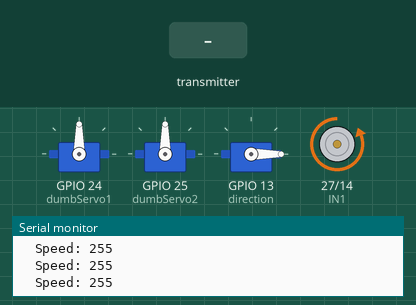
Recording of a sketch running on a simulated ESP32. Parts: 3 × servo, motor-driver pin pairs drawn as motors (green arrow = first pin HIGH = forward, orange = second pin HIGH = backward, longer = more drive, scaled by the enable pin), the last lines printed to the serial monitor. The test bench sets the inputs (shaded band).

Above: at 1.2 s.
1.3 s: the transmitter starts sending pot1 = 1024
At 2.4 s:
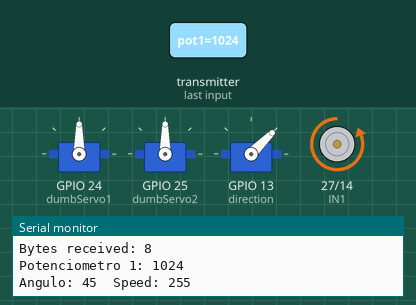
2.8 s: the transmitter starts sending pot2 = 1024
At 3.7 s:
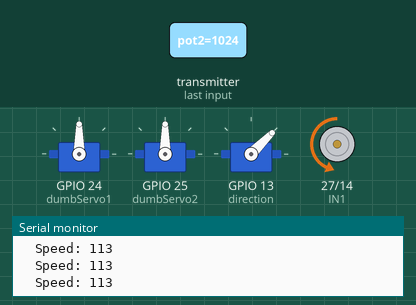
4.3 s: the transmitter starts sending pot1 = 0
At 4.9 s:
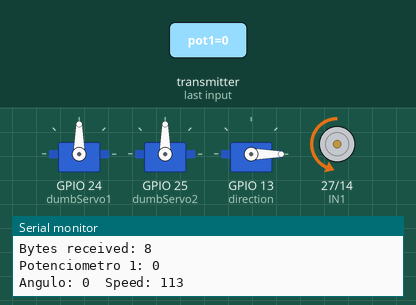
5.8 s: the transmitter starts sending pot2 = 0
At 6.2 s:
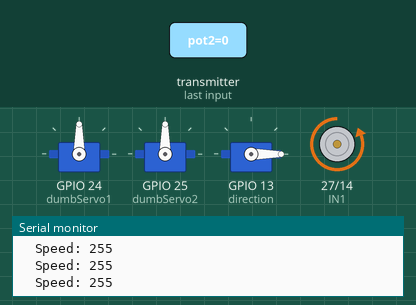
7.3 s: the transmitter starts sending pot1 = 2048
At 8.5 s:
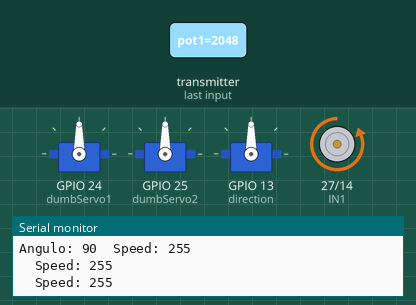
8.8 s: the transmitter starts sending pot2 = 2048
At 9.9 s:
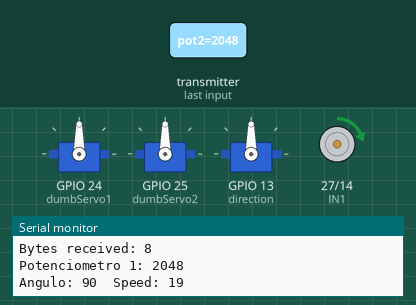
Timing chart, 0 to 11.3 s (numbered marks = the images above; inputs shaded):
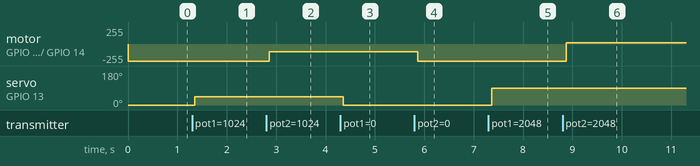

The sketch:

reciever.ino
```cpp
//Reciever
#include <esp_now.h>
#include <WiFi.h>
#include <ESP32Servo.h>

// Structure example to receive data
// Must match the sender structure
typedef struct struct_message {
  int pot1;
  int pot2;
} struct_message;
int angle;
Servo dumbServo1;
Servo dumbServo2;
Servo direction;

#define ENA 16
#define IN1 27
#define IN2 14

// Create a struct_message called myData
struct_message myData;

// callback function that will be executed when data is received
void OnDataRecv(const uint8_t *mac, const uint8_t *incomingData, int len) {
  memcpy(&myData, incomingData, sizeof(myData));
  angle = map(myData.pot1, 0, 4095, 0, 180);
  Serial.print("Bytes received: ");
  Serial.println(len);
  Serial.print("Potenciometro 1: ");
  Serial.println(myData.pot1);
  Serial.print("Angulo: ");
  Serial.print(angle);

}

void controlMotor(int pot) {
  int speed;
  if(pot>1880){
    speed = map(pot, 1880, 4095, 0, 255);
    digitalWrite(IN1, HIGH);
    digitalWrite(IN2, LOW);
    analogWrite(ENA, speed);
  } else if(pot<1850){
    speed = map(pot, 1850, 0, 0, 255);
    digitalWrite(IN1, LOW);
    digitalWrite(IN2, HIGH);
    analogWrite(ENA, speed);
  } else {
    speed = 0;
    digitalWrite(IN1, LOW);
    digitalWrite(IN2, LOW);
    analogWrite(ENA, speed);
  }
  Serial.print("\tSpeed: ");
  Serial.println(speed);
}

void setup() {
  // Initialize Serial Monitor
  Serial.begin(115200);
  dumbServo1.attach(24);
  dumbServo2.attach(25);
  direction.attach(13);
  // Set device as a Wi-Fi Station
  WiFi.mode(WIFI_STA);

  // Init ESP-NOW
  if (esp_now_init() != ESP_OK) {
    Serial.println("Error initializing ESP-NOW");
    return;
  }
  //pinMode(ENA, OUTPUT);
    pinMode(IN1, OUTPUT);
    pinMode(IN2, OUTPUT);
  // Once ESPNow is successfully Init, we will register for recv CB to
  // get recv packer info
  esp_now_register_recv_cb(esp_now_recv_cb_t(OnDataRecv));
}

void loop() {
  direction.write(angle);
  controlMotor(myData.pot2);
  delay(50);
}
```

Measured:
- after the input at 1.3 s, servo on GPIO 13 (direction): 0° → 45° after 0.05 s
- after the input at 2.8 s, motor on GPIO 27 (IN1) / GPIO 14 (IN2): backward 255/255 → backward 113/255 after 0.06 s
- after the input at 4.3 s, servo on GPIO 13 (direction): 45° → 0° after 0.06 s
- after the input at 5.8 s, motor on GPIO 27 (IN1) / GPIO 14 (IN2): backward 113/255 → backward 255/255 after 0.06 s
- after the input at 7.3 s, servo on GPIO 13 (direction): 0° → 90° after 0.07 s
- after the input at 8.8 s, motor on GPIO 27 (IN1) / GPIO 14 (IN2): backward 255/255 → forward 19/255 after 0.07 s
